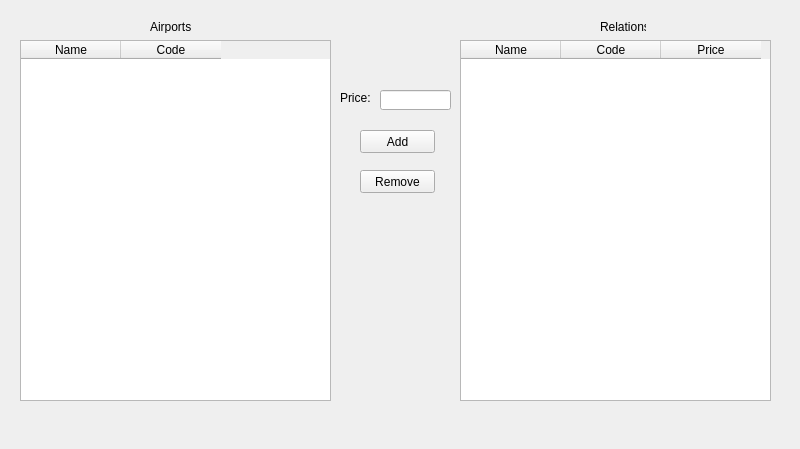
<?xml version="1.0" encoding="UTF-8"?>
<ui version="4.0">
 <class>RelationsManager</class>
 <widget class="QMainWindow" name="RelationsManager">
  <property name="geometry">
   <rect>
    <x>0</x>
    <y>0</y>
    <width>800</width>
    <height>449</height>
   </rect>
  </property>
  <property name="windowTitle">
   <string>MainWindow</string>
  </property>
  <widget class="QWidget" name="centralwidget">
   <widget class="QTableWidget" name="AirportsList">
    <property name="geometry">
     <rect>
      <x>20</x>
      <y>40</y>
      <width>311</width>
      <height>361</height>
     </rect>
    </property>
    <column>
     <property name="text">
      <string>Name</string>
     </property>
    </column>
    <column>
     <property name="text">
      <string>Code</string>
     </property>
    </column>
   </widget>
   <widget class="QTableWidget" name="RelationsList">
    <property name="geometry">
     <rect>
      <x>460</x>
      <y>40</y>
      <width>311</width>
      <height>361</height>
     </rect>
    </property>
    <column>
     <property name="text">
      <string>Name</string>
     </property>
    </column>
    <column>
     <property name="text">
      <string>Code</string>
     </property>
    </column>
    <column>
     <property name="text">
      <string>Price</string>
     </property>
    </column>
   </widget>
   <widget class="QLabel" name="label">
    <property name="geometry">
     <rect>
      <x>150</x>
      <y>20</y>
      <width>46</width>
      <height>13</height>
     </rect>
    </property>
    <property name="text">
     <string>Airports</string>
    </property>
   </widget>
   <widget class="QLabel" name="label_2">
    <property name="geometry">
     <rect>
      <x>600</x>
      <y>20</y>
      <width>46</width>
      <height>13</height>
     </rect>
    </property>
    <property name="text">
     <string>Relations</string>
    </property>
   </widget>
   <widget class="QPushButton" name="AddOk">
    <property name="geometry">
     <rect>
      <x>360</x>
      <y>130</y>
      <width>75</width>
      <height>23</height>
     </rect>
    </property>
    <property name="text">
     <string>Add</string>
    </property>
   </widget>
   <widget class="QPushButton" name="RemoveOk">
    <property name="geometry">
     <rect>
      <x>360</x>
      <y>170</y>
      <width>75</width>
      <height>23</height>
     </rect>
    </property>
    <property name="text">
     <string>Remove</string>
    </property>
   </widget>
   <widget class="QLineEdit" name="lineEdit">
    <property name="geometry">
     <rect>
      <x>380</x>
      <y>90</y>
      <width>71</width>
      <height>20</height>
     </rect>
    </property>
   </widget>
   <widget class="QLabel" name="label_3">
    <property name="geometry">
     <rect>
      <x>340</x>
      <y>90</y>
      <width>31</width>
      <height>16</height>
     </rect>
    </property>
    <property name="text">
     <string>Price:</string>
    </property>
   </widget>
  </widget>
 </widget>
 <resources/>
 <connections/>
</ui>
